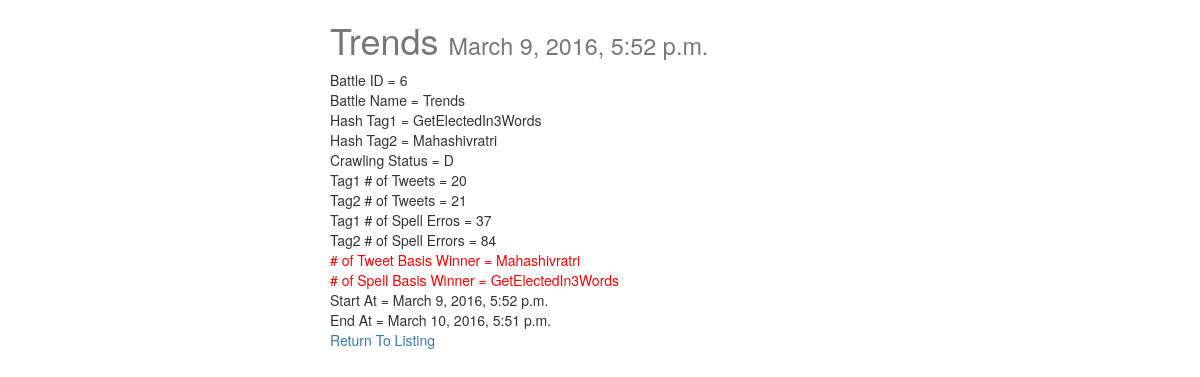
Page /battles/6/ on the committed database.
### hashtagbattle/models.py (models this page shows, shortened)
class Battle(models.Model):
    default_endtime = datetime.now() + timedelta(days=DEFAULT_BATTLE_END_DAYS)
    battle_id = models.AutoField(primary_key=True)
    battle_name = models.CharField(max_length=120)
    hashtag1 = models.CharField(max_length=250)
    hashtag2 = models.CharField(max_length=250)
    battle_start = models.DateTimeField(auto_now_add=True)
    battle_end = models.DateTimeField(default=default_endtime)
    tag1_num_tweets = models.IntegerField(default=0)
    tag2_num_tweets = models.IntegerField(default=0)
    tag1_num_spell_errors = models.IntegerField(default=0)
    tag2_num_spell_errors = models.IntegerField(default=0)
    num_tweet_winner = models.CharField(max_length=250, default='')
    num_spell_winner = models.CharField(max_length=250, default='')
    timestamp = models.DateTimeField(auto_now_add=True, auto_now=False)
    updated = models.DateTimeField(auto_now_add=False, auto_now=True)
    crawl_status = models.CharField(max_length=1, choices=CRAWL_STATUSES,
                                    default='R')
    class Meta:
        ordering = ["-timestamp", "-updated"]

### hashtagbattle/views.py (the view)
# urls.py: url(r'^(?P<id>\d+)/$', battle_detail, name='detail'),
def battle_detail(request, id=None):
    battle = get_object_or_404(Battle, battle_id=id)
    context = {
        "battle": battle
    }
    return render(request, "battle_details.html", context)

### templates/battle_details.html (shortened to what this page needs)
{% extends "base.html" %}
{% block content %}
<div class="col-sm-6 col-sm-offset-3">
  <h1> {{ battle.battle_name }} <small>{{ battle.timestamp }}</small> </h1>
  Battle ID = {{ battle.battle_id }}<br />
  Battle Name = {{ battle.battle_name }}<br />
  Hash Tag1 = {{ battle.hashtag1 }}<br />
  Hash Tag2 = {{ battle.hashtag2 }}<br />
  Crawling Status = {{ battle.crawl_status }}<br />
  Tag1 # of Tweets = {{ battle.tag1_num_tweets|default:0 }}<br />
  Tag2 # of Tweets = {{ battle.tag2_num_tweets|default:0 }}<br />
  Tag1 # of Spell Erros = {{ battle.tag1_num_spell_errors|default:0 }}<br />
  Tag2 # of Spell Errors = {{ battle.tag2_num_spell_errors|default:0 }}<br />
  <span class='messages'># of Tweet Basis Winner = {{ battle.num_tweet_winner|default:"" }}<br />
  # of Spell Basis Winner = {{ battle.num_spell_winner|default:"" }}<br /></span>
  Start At = {{ battle.battle_start }}<br />
  End At = {{ battle.battle_end }}<br />
  <a href='{% url "battles:list" %}' title='Listing page'>Return To Listing</a>
</div>
{% endblock content %}

### static/css/base.css (style rules this page uses)
h1 { color:#777777 }
.messages { color:red }

### rows in the picture
Battle: battle_name "Trends", timestamp "March 9, 2016, 5:52 p.m.", battle_id "6", hashtag1 "GetElectedIn3Words", hashtag2 "Mahashivratri", crawl_status "D", tag1_num_tweets "20", tag2_num_tweets "21", tag1_num_spell_errors "37", tag2_num_spell_errors "84", num_tweet_winner "Mahashivratri", num_spell_winner "GetElectedIn3Words", battle_start "March 9, 2016, 5:52 p.m.", battle_end "March 10, 2016, 5:51 p.m."
